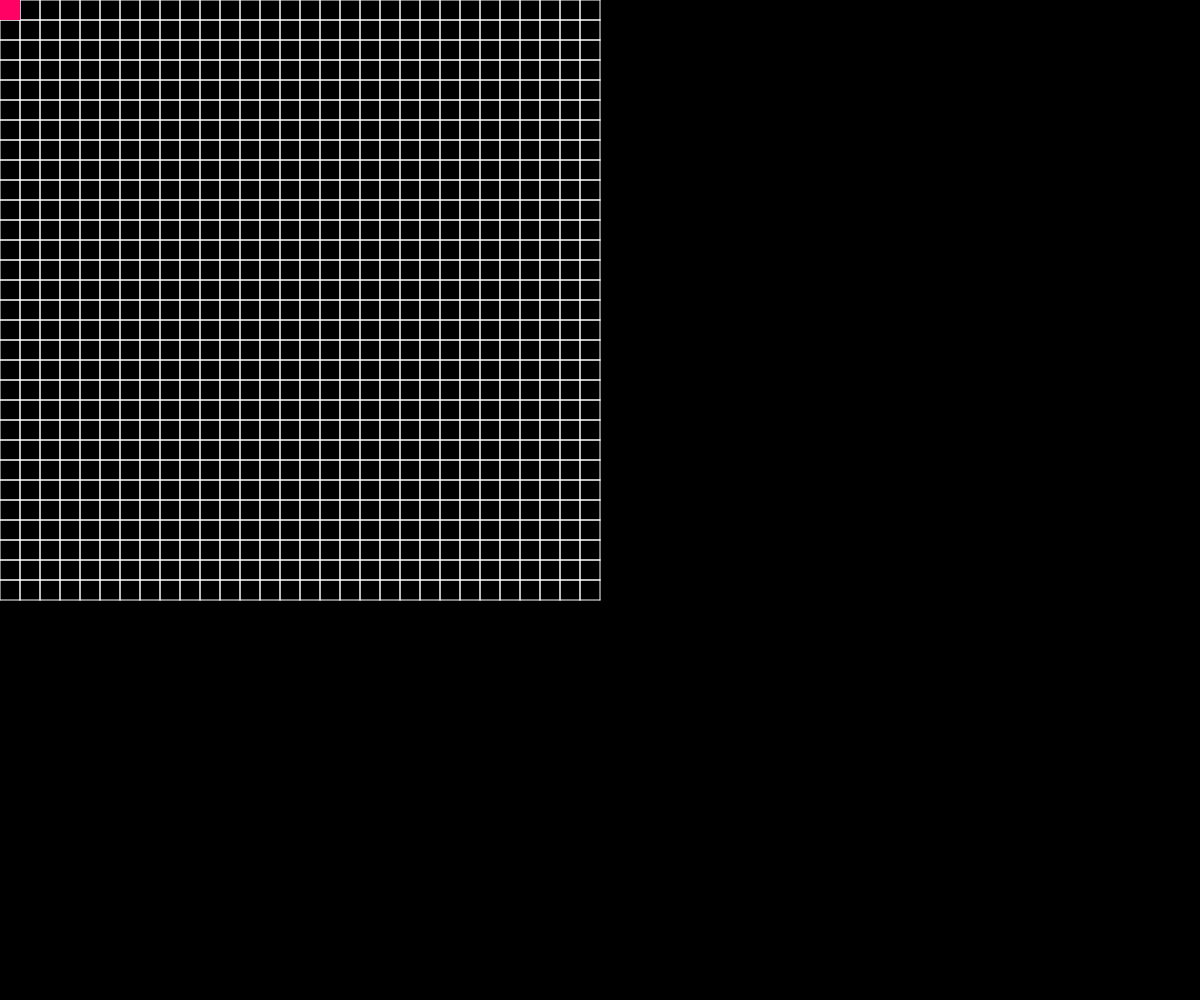
Frame 1 (no input)
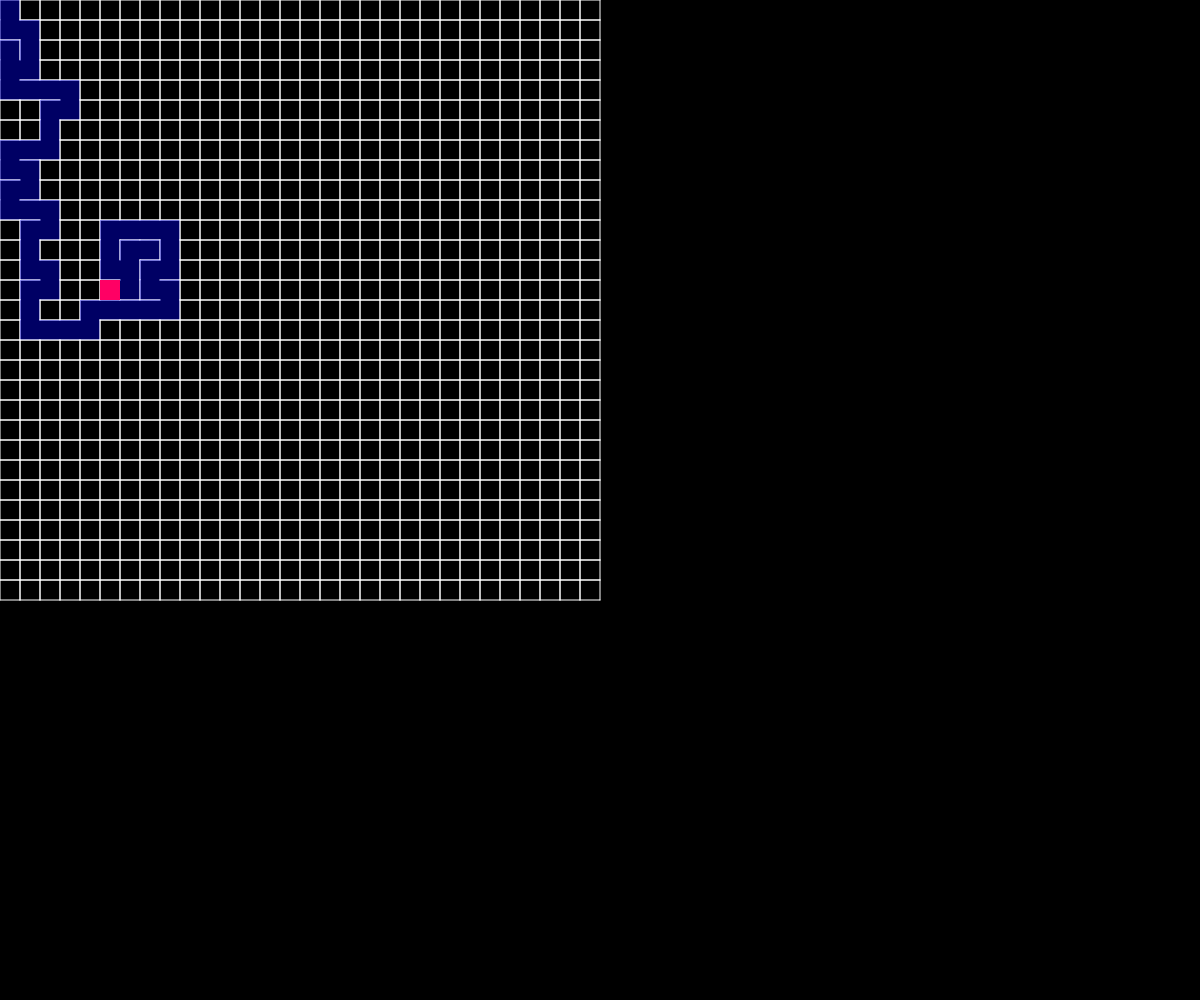
Frame 60 (no input)
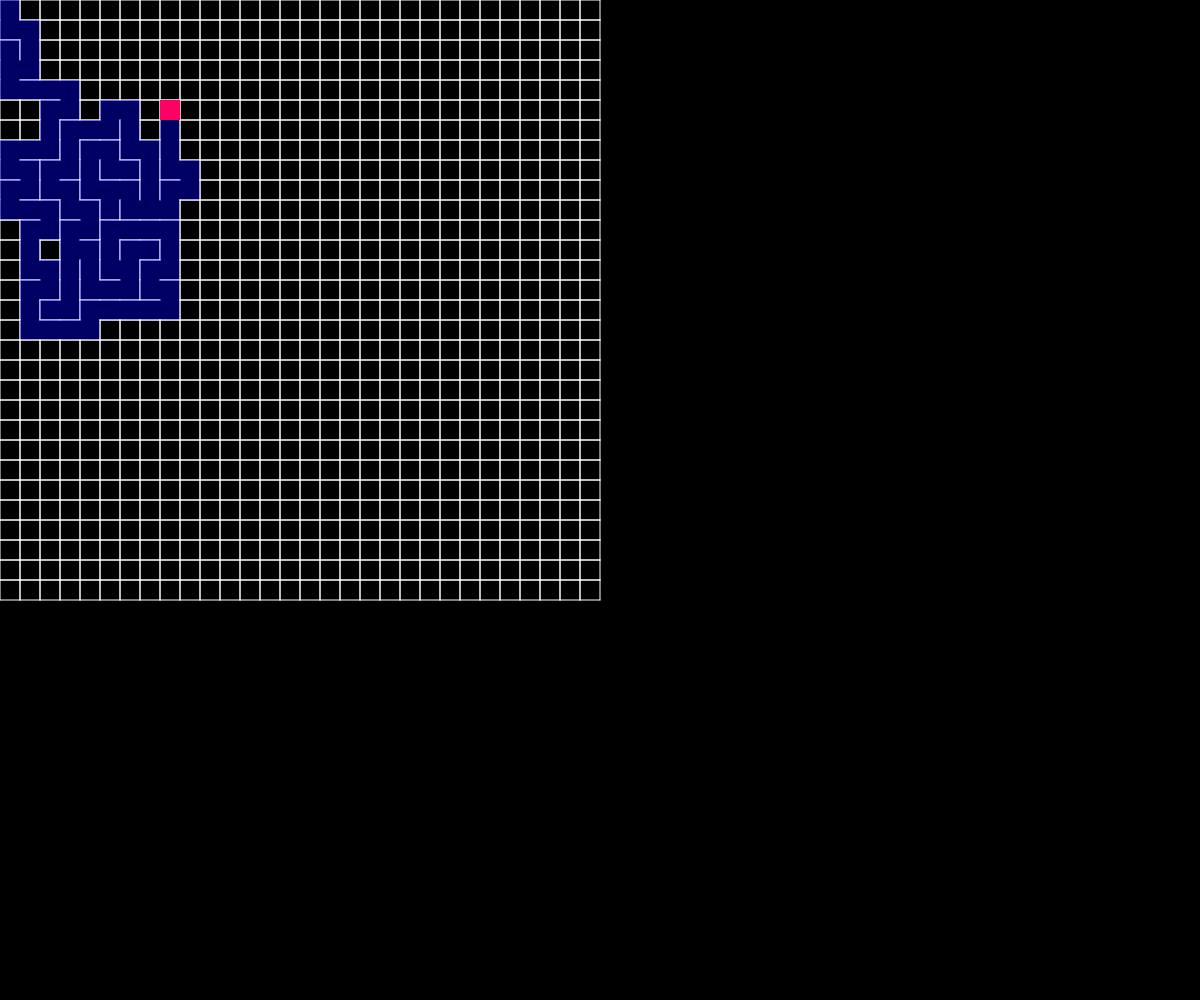
Frame 120 (the mouse pressed at the canvas centre since frame 60)

The p5.js sketch that drew these frames (run headless with seeded random() and noise() and a simulated clock; from frame 60 on, the mouse is pressed at the canvas centre):

// p5.js sketch
// ── sketch.js
var cols, rows;
var cells = [];
var sz = 20;

var current;
var stack = [];

function setup(){
	createCanvas(windowWidth, windowHeight);
	cols = 600/sz;
	rows = 600/sz;

	for (var y = 0; y < cols; y++) {	
		for (var x = 0; x < rows; x++) {
			cells.push(new Cell(x,y));
		}
	}

	current = cells[0];
}

function draw(){
	background(0);
	//frameRate(5);
	for (var i = 0; i < cells.length; i++) {
		cells[i].show();
	}

	current.visited = true;
	current.highlight();

	var next = current.checkNeighbours();
	if(next){
		next.visited = true;

		stack.push(current);

		removeWalls(current,next);
		current = next;
	}else if(stack.length > 0){
		current = stack.pop();
	}
}
// ── cell.js
function index(x,y){
	if(x < 0 || y < 0 || x > cols - 1 || y > rows - 1)
		return -1;
	return x + y * cols;
}

function Cell(x,y){
	this.x = x;
	this.y = y;

	this.visited = false;

	this.walls = [true,true,true,true];

	this.show = function(){
		var x = this.x * sz;
		var y = this.y * sz;

		noFill();
		stroke(255);
		if(this.walls[0]){
			line(x,y,x+sz,y);
		}
		if(this.walls[1]){			
			line(x+sz,y,x+sz,y+sz);
		}
		if(this.walls[2]){
			line(x,y+sz,x+sz,y+sz);
		}
		if(this.walls[3]){
			line(x,y,x,y+sz);
		}

		if(this.visited){
			noStroke();
			fill(0,0,255,100);
			rect(x,y,sz,sz);
		}
	}

	this.checkNeighbours = function(){
		var neighbours = [];

		var top    = cells[index(x  ,y-1)];
		var right  = cells[index(x+1,y  )];
		var bottom = cells[index(x  ,y+1)];
		var left   = cells[index(x-1,y  )];

		if(top    && !top.visited)     neighbours.push(top);
		if(right  && !right.visited)   neighbours.push(right);
		if(bottom && !bottom.visited)  neighbours.push(bottom);
		if(left   && !left.visited)    neighbours.push(left);

		if(neighbours.length > 0){
			var rnd = floor(random(0,neighbours.length));
			return neighbours[rnd];
		}else{
			return undefined;
		}
	}

	this.highlight = function(){
		fill(255,0,100);
		noStroke();
		rect(x*sz,y*sz,sz,sz);
	}
}

function removeWalls(current,neighbour){
	var x = current.x - neighbour.x;
	var y = current.y - neighbour.y;

	if(x == -1) {
		current.walls[1] = false;
		neighbour.walls[3] = false;
	}
	else if(x == 1) {
		current.walls[3] = false;
		neighbour.walls[1] = false;
	}

	if(y == -1) {
		current.walls[2] = false;
		neighbour.walls[0] = false;
	}
	else if(y == 1) {
		current.walls[0] = false;
		neighbour.walls[2] = false;
	}

}
